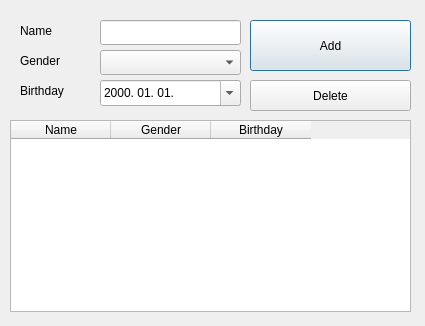
<?xml version="1.0" encoding="UTF-8"?>
<ui version="4.0">
 <class>Dialog</class>
 <widget class="QDialog" name="Dialog">
  <property name="geometry">
   <rect>
    <x>0</x>
    <y>0</y>
    <width>425</width>
    <height>326</height>
   </rect>
  </property>
  <property name="windowTitle">
   <string>Dialog</string>
  </property>
  <widget class="QLabel" name="label">
   <property name="geometry">
    <rect>
     <x>20</x>
     <y>20</y>
     <width>67</width>
     <height>21</height>
    </rect>
   </property>
   <property name="text">
    <string>Name</string>
   </property>
  </widget>
  <widget class="QLineEdit" name="editName">
   <property name="geometry">
    <rect>
     <x>100</x>
     <y>20</y>
     <width>141</width>
     <height>25</height>
    </rect>
   </property>
  </widget>
  <widget class="QLabel" name="label_2">
   <property name="geometry">
    <rect>
     <x>20</x>
     <y>50</y>
     <width>67</width>
     <height>21</height>
    </rect>
   </property>
   <property name="text">
    <string>Gender</string>
   </property>
  </widget>
  <widget class="QLabel" name="label_3">
   <property name="geometry">
    <rect>
     <x>20</x>
     <y>80</y>
     <width>67</width>
     <height>21</height>
    </rect>
   </property>
   <property name="text">
    <string>Birthday</string>
   </property>
  </widget>
  <widget class="QPushButton" name="btnAdd">
   <property name="geometry">
    <rect>
     <x>250</x>
     <y>20</y>
     <width>161</width>
     <height>51</height>
    </rect>
   </property>
   <property name="text">
    <string>Add</string>
   </property>
  </widget>
  <widget class="QDateEdit" name="editBirthday">
   <property name="geometry">
    <rect>
     <x>100</x>
     <y>80</y>
     <width>141</width>
     <height>26</height>
    </rect>
   </property>
   <property name="displayFormat">
    <string>yyyy. MM. dd.</string>
   </property>
   <property name="calendarPopup">
    <bool>true</bool>
   </property>
  </widget>
  <widget class="QTableWidget" name="tableWidget">
   <property name="geometry">
    <rect>
     <x>10</x>
     <y>120</y>
     <width>401</width>
     <height>192</height>
    </rect>
   </property>
   <column>
    <property name="text">
     <string>Name</string>
    </property>
   </column>
   <column>
    <property name="text">
     <string>Gender</string>
    </property>
   </column>
   <column>
    <property name="text">
     <string>Birthday</string>
    </property>
   </column>
  </widget>
  <widget class="QComboBox" name="cbGender">
   <property name="geometry">
    <rect>
     <x>100</x>
     <y>50</y>
     <width>141</width>
     <height>25</height>
    </rect>
   </property>
  </widget>
  <widget class="QPushButton" name="btnDelete">
   <property name="geometry">
    <rect>
     <x>250</x>
     <y>80</y>
     <width>161</width>
     <height>31</height>
    </rect>
   </property>
   <property name="text">
    <string>Delete</string>
   </property>
  </widget>
 </widget>
 <resources/>
 <connections/>
</ui>
